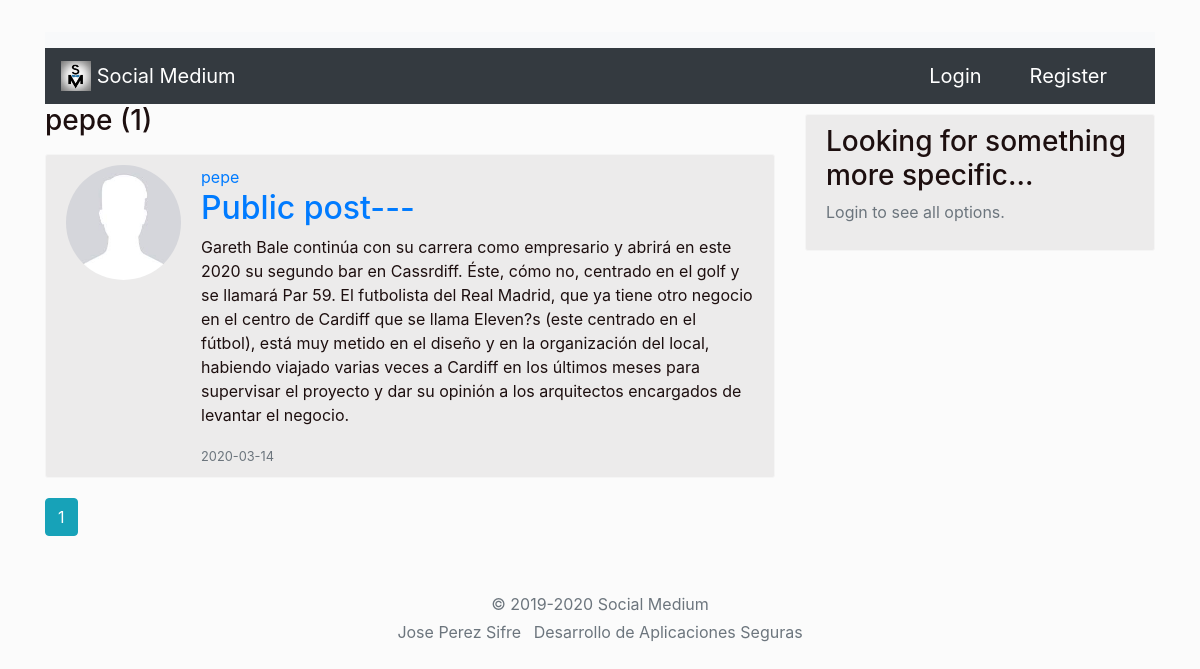
The app's page /user/pepe, older data.
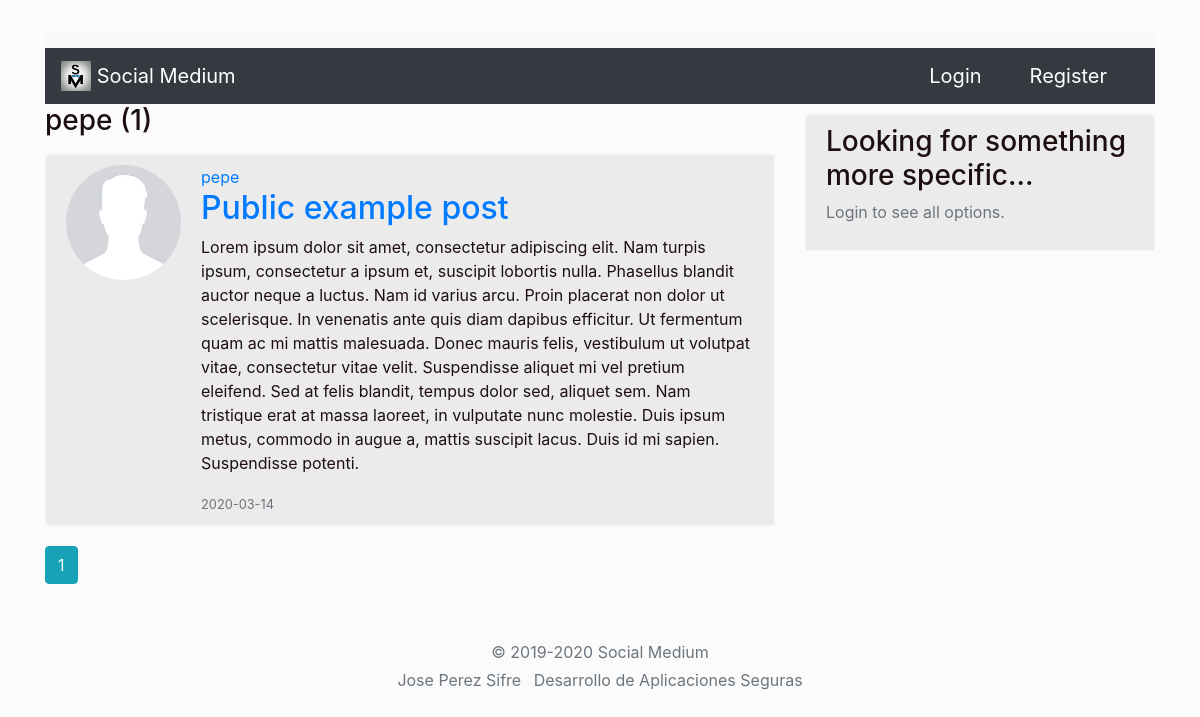
The same page, newer data.
### medium/models.py (models this page shows, shortened)
class Post(db.Model):
    id = db.Column(db.Integer, primary_key=True)
    title = db.Column(db.String(100), nullable=False)
    date_posted = db.Column(db.DateTime, nullable=False, default=datetime.utcnow)
    content = db.Column(db.Text, nullable=False)
    post_type = db.Column(db.String(1), nullable=False, default='0')
    shared_token = db.Column(db.String(512), nullable=True)#Por defecto, default=NULL
    iv_post = db.Column(db.String(16), nullable=True)
    user_id = db.Column(db.Integer, db.ForeignKey('user.id'), nullable=False)
    '''
    def get_post_type(self):
        return self.__post_type

    def set_post_type(self, post_type):
        self.__post_type = post_type
    '''

class User(db.Model, UserMixin):
    id = db.Column(db.Integer, primary_key=True)
    username = db.Column(db.String(25), unique=True, nullable=False)
    email = db.Column(db.String(100), unique=True, nullable=False)
    image_file = db.Column(db.String(20), nullable=False, default='default.jpg')
    password = db.Column(db.String(60), nullable=False)
    registration_date = db.Column(db.DateTime, nullable=False, default=datetime.utcnow)
    ciphered_Uk = db.Column(db.String(32), nullable=False)
    salt_Pk = db.Column(db.String(16), nullable=False)
    iv_Uk = db.Column(db.String(16), nullable=False)
    otp_secret = db.Column(db.String(16))
    confirmed = db.Column(db.Boolean, nullable=False, default=False)
    posts = db.relationship('Post', cascade="all,delete", backref='author', lazy=True)
    devices = db.relationship('Device', cascade="all,delete", backref='belong', lazy=True)

### medium/users/routes.py (the view)
@users.route('/user/<string:username>')
def user_post(username):
    page = request.args.get('page', 1, type=int)
    user = User.query.filter_by(username=username).first_or_404()
    if current_user.is_authenticated:
        posts = Post.query.filter(Post.post_type!='1').filter_by(author=user)\
            .order_by(Post.date_posted.desc()).paginate(page=page, per_page=4)
    else:
        posts = Post.query.filter_by(post_type='2').filter_by(author=user)\
            .order_by(Post.date_posted.desc()).paginate(page=page, per_page=4)
    return render_template('user_post.html', posts = posts, user=user, post_type=user.username)

### medium/templates/user_post.html
{% extends "base.html" %}
{% block content %}
<h3 class="mb-3">{{ post_type }} ({{ posts.total }})</h3>
{% for post in posts.items %}
<article class="media content-section">
    <img class="rounded-circle account-imgSize" src="{{ url_for('static', filename='profilePictures/' + post.author.image_file) }}">
      <div class="media-body">
    <div class="article-metadata">
      <a class="mr-2" href="{{ url_for('users.user_post', username=post.author.username) }}">{{ post.author.username }}</a>
    </div>
    <h2><a class="article-title" href="{{ url_for('posts.post', post_id=post.id) }}">{{ post.title }}</a></h2>
    <p class="article-content">{{ post.content }}</p>
    <small class="text-muted">{{ post.date_posted.strftime('%Y-%m-%d') }}</small>
  </div>
</article>
{% endfor %}
{% for page_num in posts.iter_pages(left_edge=1, right_edge=1, left_current=1, right_current=1) %}
      {% if page_num %}
        {% if posts.page == page_num %}
          <a class="btn btn-info mb-4" href="{{ url_for('users.user_post', username=user.username, page=page_num) }}">{{ page_num }}</a>
        {% else %}
          <a class="btn btn-outline-info mb-4" href="{{ url_for('users.user_post', username=user.username, page=page_num) }}">{{ page_num }}</a>
        {% endif %}
      {% else %}
        ...
      {% endif %}
    {% endfor %}
{% endblock content %}

Row changes from the older to the newer data that the page shows:
changed Post "pepe": title "Public post---" → "Public example post"; content "Gareth Bale continúa con su carrera como empresario y abrirá en este 2020 su segundo bar en Cassrdiff. Éste, cómo no, centrado en el golf y se llamará Par 59. El futbolista del Real Madrid, que ya tiene otro negocio en el centro de Cardiff que se llama Eleven?s (este centrado en el fútbol), está muy metido en el diseño y en la organización del local, habiendo viajado varias veces a Cardiff en los últimos meses para supervisar el proyecto y dar su opinión a los arquitectos encargados de levantar el negocio." → "Lorem ipsum dolor sit amet, consectetur adipiscing elit. Nam turpis ipsum, consectetur a ipsum et, suscipit lobortis nulla. Phasellus blandit auctor neque a luctus. Nam id varius arcu. Proin placerat non dolor ut scelerisque. In venenatis ante quis diam dapibus efficitur. Ut fermentum quam ac mi mattis malesuada. Donec mauris felis, vestibulum ut volutpat vitae, consectetur vitae velit. Suspendisse aliquet mi vel pretium eleifend. Sed at felis blandit, tempus dolor sed, aliquet sem. Nam tristique erat at massa laoreet, in vulputate nunc molestie. Duis ipsum metus, commodo in augue a, mattis suscipit lacus. Duis id mi sapien. Suspendisse potenti."
